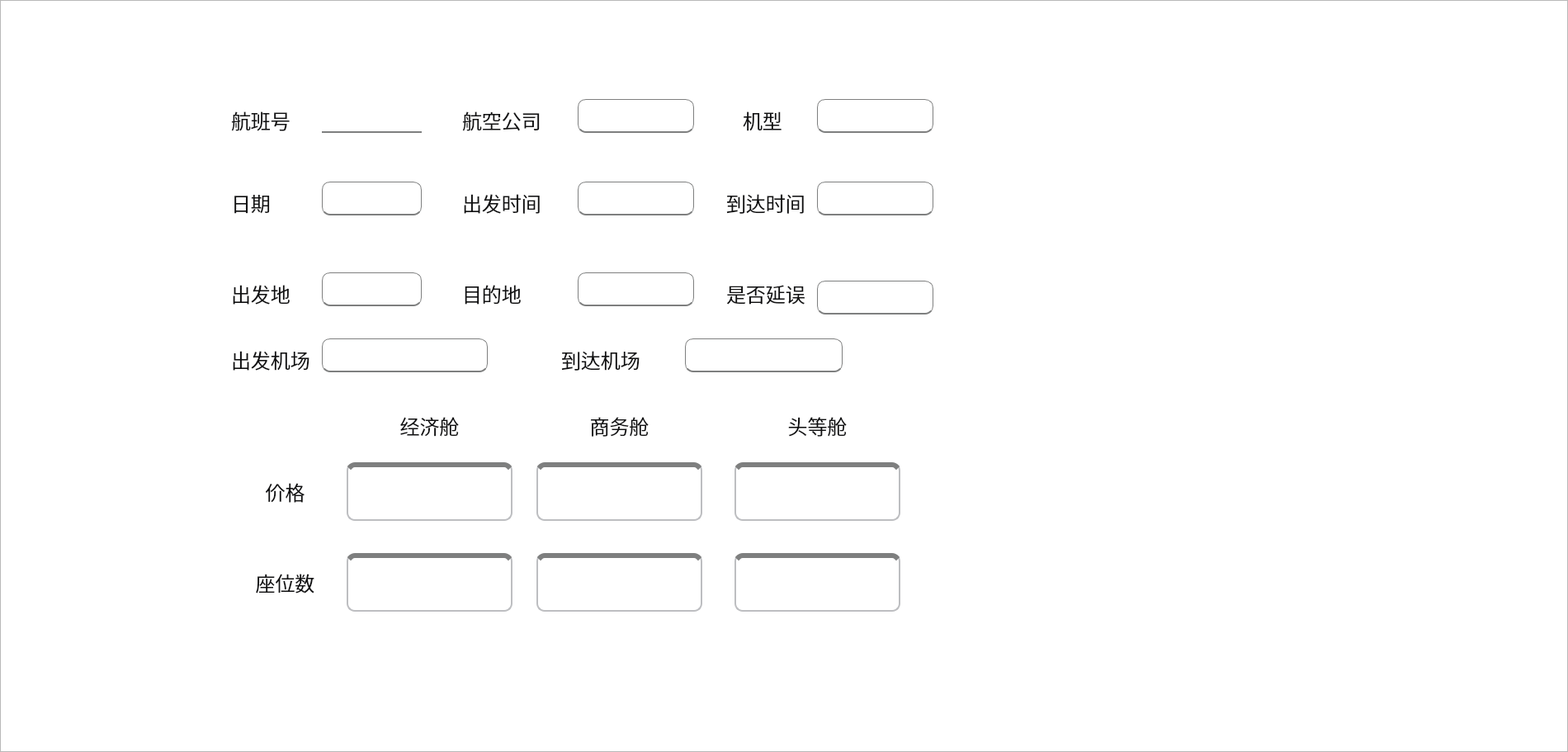
<?xml version="1.0" encoding="UTF-8"?>
<ui version="4.0">
 <class>flight_chaninfo</class>
 <widget class="QWidget" name="flight_chaninfo">
  <property name="geometry">
   <rect>
    <x>0</x>
    <y>0</y>
    <width>1900</width>
    <height>911</height>
   </rect>
  </property>
  <property name="windowTitle">
   <string>Form</string>
  </property>
  <property name="styleSheet">
   <string notr="true">/* QLineEdit 样式 */
QLineEdit {
    color: #101011;
    background-color: white;
    font-size: 24px; /* 提高字体大小 */
    border: 1px solid #7E7F7F; /* 设置边框颜色和粗细 */
    border-radius: 10px; /* 圆角边框 */
    font-family: &quot;Microsoft YaHei&quot;;
    padding: 5px; /* 增加内边距 */
}
</string>
  </property>
  <widget class="QLineEdit" name="ecoCapacity">
   <property name="geometry">
    <rect>
     <x>420</x>
     <y>670</y>
     <width>201</width>
     <height>71</height>
    </rect>
   </property>
   <property name="styleSheet">
    <string notr="true">QLineEdit {
    font-family: &quot;SimSun&quot;;
    font-size: 22px;
    color: #101011;
	background-color: #FFFFFF;
border: 2px solid #BDBEC1; /* 边框 */
	border-top: 6px solid #7E7F7F;

}</string>
   </property>
   <property name="text">
    <string/>
   </property>
  </widget>
  <widget class="QLineEdit" name="arrivalAirport">
   <property name="geometry">
    <rect>
     <x>830</x>
     <y>410</y>
     <width>191</width>
     <height>41</height>
    </rect>
   </property>
   <property name="styleSheet">
    <string notr="true">QLineEdit {
    font-family: &quot;SimSun&quot;;
    font-size: 22px;
    color: #101011;
	background-color: #FFFFFF;
	border-bottom: 2px solid #7E7F7F;

}</string>
   </property>
   <property name="text">
    <string/>
   </property>
  </widget>
  <widget class="QLineEdit" name="ecoPrice">
   <property name="geometry">
    <rect>
     <x>420</x>
     <y>560</y>
     <width>201</width>
     <height>71</height>
    </rect>
   </property>
   <property name="styleSheet">
    <string notr="true">QLineEdit {
    font-family: &quot;SimSun&quot;;
    font-size: 22px;
    color: #101011;
	background-color: #FFFFFF;
border: 2px solid #BDBEC1; /* 边框 */
	border-top: 6px solid #7E7F7F;

}</string>
   </property>
   <property name="text">
    <string/>
   </property>
   <property name="frame">
    <bool>true</bool>
   </property>
  </widget>
  <widget class="QLabel" name="label_25">
   <property name="geometry">
    <rect>
     <x>290</x>
     <y>690</y>
     <width>111</width>
     <height>31</height>
    </rect>
   </property>
   <property name="styleSheet">
    <string notr="true">QLabel {
    font-family: &quot;Microsoft YaHei&quot;;
    font-size: 24px;
    color: #101011;
	background-color: #FFFFFF;
}</string>
   </property>
   <property name="text">
    <string>座位数</string>
   </property>
   <property name="alignment">
    <set>Qt::AlignCenter</set>
   </property>
  </widget>
  <widget class="QLineEdit" name="deparureAirport">
   <property name="geometry">
    <rect>
     <x>390</x>
     <y>410</y>
     <width>201</width>
     <height>41</height>
    </rect>
   </property>
   <property name="styleSheet">
    <string notr="true">QLineEdit {
    font-family: &quot;SimSun&quot;;
    font-size: 22px;
    color: #101011;
	background-color: #FFFFFF;
	border-bottom: 2px solid #7E7F7F;

}</string>
   </property>
   <property name="text">
    <string/>
   </property>
  </widget>
  <widget class="QLabel" name="label_14">
   <property name="geometry">
    <rect>
     <x>280</x>
     <y>130</y>
     <width>81</width>
     <height>31</height>
    </rect>
   </property>
   <property name="styleSheet">
    <string notr="true">QLabel {
    font-family: &quot;Microsoft YaHei&quot;;
    font-size: 24px;
    color: #101011;
	background-color: #FFFFFF;
}</string>
   </property>
   <property name="text">
    <string>航班号</string>
   </property>
  </widget>
  <widget class="QLineEdit" name="busPrice">
   <property name="geometry">
    <rect>
     <x>650</x>
     <y>560</y>
     <width>201</width>
     <height>71</height>
    </rect>
   </property>
   <property name="styleSheet">
    <string notr="true">QLineEdit {
    font-family: &quot;SimSun&quot;;
    font-size: 22px;
    color: #101011;
	background-color: #FFFFFF;
border: 2px solid #BDBEC1; /* 边框 */
	border-top: 6px solid #7E7F7F;

}</string>
   </property>
   <property name="text">
    <string/>
   </property>
  </widget>
  <widget class="QLineEdit" name="arrivalCity">
   <property name="geometry">
    <rect>
     <x>700</x>
     <y>330</y>
     <width>141</width>
     <height>41</height>
    </rect>
   </property>
   <property name="styleSheet">
    <string notr="true">QLineEdit {
    font-family: &quot;SimSun&quot;;
    font-size: 22px;
    color: #101011;
	background-color: #FFFFFF;
	border-bottom: 2px solid #7E7F7F;

}</string>
   </property>
   <property name="text">
    <string/>
   </property>
  </widget>
  <widget class="QLabel" name="label_18">
   <property name="geometry">
    <rect>
     <x>880</x>
     <y>340</y>
     <width>101</width>
     <height>31</height>
    </rect>
   </property>
   <property name="styleSheet">
    <string notr="true">QLabel {
    font-family: &quot;Microsoft YaHei&quot;;
    font-size: 24px;
    color: #101011;
	background-color: #FFFFFF;
}</string>
   </property>
   <property name="text">
    <string>是否延误</string>
   </property>
  </widget>
  <widget class="QLineEdit" name="busCapacity">
   <property name="geometry">
    <rect>
     <x>650</x>
     <y>670</y>
     <width>201</width>
     <height>71</height>
    </rect>
   </property>
   <property name="styleSheet">
    <string notr="true">QLineEdit {
    font-family: &quot;SimSun&quot;;
    font-size: 22px;
    color: #101011;
	background-color: #FFFFFF;
border: 2px solid #BDBEC1; /* 边框 */
	border-top: 6px solid #7E7F7F;

}</string>
   </property>
   <property name="text">
    <string/>
   </property>
  </widget>
  <widget class="QLabel" name="label_16">
   <property name="geometry">
    <rect>
     <x>560</x>
     <y>340</y>
     <width>101</width>
     <height>31</height>
    </rect>
   </property>
   <property name="styleSheet">
    <string notr="true">QLabel {
    font-family: &quot;Microsoft YaHei&quot;;
    font-size: 24px;
    color: #101011;
	background-color: #FFFFFF;
}</string>
   </property>
   <property name="text">
    <string>目的地</string>
   </property>
  </widget>
  <widget class="QLineEdit" name="arrivalTime">
   <property name="geometry">
    <rect>
     <x>990</x>
     <y>220</y>
     <width>141</width>
     <height>41</height>
    </rect>
   </property>
   <property name="styleSheet">
    <string notr="true">QLineEdit {
    font-family: &quot;SimSun&quot;;
    font-size: 22px;
    color: #101011;
	background-color: #FFFFFF;
	border-bottom: 2px solid #7E7F7F;

}</string>
   </property>
   <property name="text">
    <string/>
   </property>
  </widget>
  <widget class="QLineEdit" name="date">
   <property name="geometry">
    <rect>
     <x>390</x>
     <y>220</y>
     <width>121</width>
     <height>41</height>
    </rect>
   </property>
   <property name="styleSheet">
    <string notr="true">QLineEdit {
    font-family: &quot;SimSun&quot;;
    font-size: 22px;
    color: #101011;
	background-color: #FFFFFF;
	border-bottom: 2px solid #7E7F7F;

}</string>
   </property>
   <property name="text">
    <string/>
   </property>
  </widget>
  <widget class="QLabel" name="label_19">
   <property name="geometry">
    <rect>
     <x>680</x>
     <y>420</y>
     <width>111</width>
     <height>31</height>
    </rect>
   </property>
   <property name="styleSheet">
    <string notr="true">QLabel {
    font-family: &quot;Microsoft YaHei&quot;;
    font-size: 24px;
    color: #101011;
	background-color: #FFFFFF;
}</string>
   </property>
   <property name="text">
    <string>到达机场</string>
   </property>
  </widget>
  <widget class="QLabel" name="label_13">
   <property name="geometry">
    <rect>
     <x>560</x>
     <y>130</y>
     <width>101</width>
     <height>31</height>
    </rect>
   </property>
   <property name="styleSheet">
    <string notr="true">QLabel {
    font-family: &quot;Microsoft YaHei&quot;;
    font-size: 24px;
    color: #101011;
	background-color: #FFFFFF;
}</string>
   </property>
   <property name="text">
    <string>航空公司</string>
   </property>
  </widget>
  <widget class="QLabel" name="label_10">
   <property name="geometry">
    <rect>
     <x>560</x>
     <y>230</y>
     <width>111</width>
     <height>31</height>
    </rect>
   </property>
   <property name="styleSheet">
    <string notr="true">QLabel {
    font-family: &quot;Microsoft YaHei&quot;;
    font-size: 24px;
    color: #101011;
	background-color: #FFFFFF;
}</string>
   </property>
   <property name="text">
    <string>出发时间</string>
   </property>
  </widget>
  <widget class="QLabel" name="label_24">
   <property name="geometry">
    <rect>
     <x>290</x>
     <y>580</y>
     <width>111</width>
     <height>31</height>
    </rect>
   </property>
   <property name="styleSheet">
    <string notr="true">QLabel {
    font-family: &quot;Microsoft YaHei&quot;;
    font-size: 24px;
    color: #101011;
	background-color: #FFFFFF;
}</string>
   </property>
   <property name="text">
    <string>价格</string>
   </property>
   <property name="alignment">
    <set>Qt::AlignCenter</set>
   </property>
  </widget>
  <widget class="QLineEdit" name="headCapacity">
   <property name="geometry">
    <rect>
     <x>890</x>
     <y>670</y>
     <width>201</width>
     <height>71</height>
    </rect>
   </property>
   <property name="styleSheet">
    <string notr="true">QLineEdit {
    font-family: &quot;SimSun&quot;;
    font-size: 22px;
    color: #101011;
	background-color: #FFFFFF;
border: 2px solid #BDBEC1; /* 边框 */
	border-top: 6px solid #7E7F7F;

}</string>
   </property>
   <property name="text">
    <string/>
   </property>
  </widget>
  <widget class="QLabel" name="label_20">
   <property name="geometry">
    <rect>
     <x>280</x>
     <y>420</y>
     <width>101</width>
     <height>31</height>
    </rect>
   </property>
   <property name="styleSheet">
    <string notr="true">QLabel {
    font-family: &quot;Microsoft YaHei&quot;;
    font-size: 24px;
    color: #101011;
	background-color: #FFFFFF;
}</string>
   </property>
   <property name="text">
    <string>出发机场</string>
   </property>
  </widget>
  <widget class="QPushButton" name="add">
   <property name="geometry">
    <rect>
     <x>1020</x>
     <y>50</y>
     <width>141</width>
     <height>41</height>
    </rect>
   </property>
   <property name="styleSheet">
    <string notr="true">QPushButton {
    font-family: &quot;Microsoft YaHei&quot;;
    font-size: 28px;
    color: white;
    background: qlineargradient(x1:0, y1:0, x2:1, y2:0,
                  stop:0 #FDC245, stop:1 #FB9E23);
border-radius: 10px;

}
QPushButton:hover {
background-color:#FAC85C;
}</string>
   </property>
   <property name="text">
    <string>修改</string>
   </property>
  </widget>
  <widget class="QLabel" name="label_12">
   <property name="geometry">
    <rect>
     <x>900</x>
     <y>130</y>
     <width>61</width>
     <height>31</height>
    </rect>
   </property>
   <property name="styleSheet">
    <string notr="true">QLabel {
    font-family: &quot;Microsoft YaHei&quot;;
    font-size: 24px;
    color: #101011;
	background-color: #FFFFFF;
}</string>
   </property>
   <property name="text">
    <string>机型</string>
   </property>
  </widget>
  <widget class="QLabel" name="label_17">
   <property name="geometry">
    <rect>
     <x>280</x>
     <y>340</y>
     <width>81</width>
     <height>31</height>
    </rect>
   </property>
   <property name="styleSheet">
    <string notr="true">QLabel {
    font-family: &quot;Microsoft YaHei&quot;;
    font-size: 24px;
    color: #101011;
	background-color: #FFFFFF;
}</string>
   </property>
   <property name="text">
    <string>出发地</string>
   </property>
  </widget>
  <widget class="QLineEdit" name="aircraftModel">
   <property name="geometry">
    <rect>
     <x>990</x>
     <y>120</y>
     <width>141</width>
     <height>41</height>
    </rect>
   </property>
   <property name="styleSheet">
    <string notr="true">QLineEdit {
    font-family: &quot;SimSun&quot;;
    font-size: 22px;
    color: #101011;
	background-color: #FFFFFF;
	border-bottom: 2px solid #7E7F7F;

}</string>
   </property>
   <property name="text">
    <string/>
   </property>
  </widget>
  <widget class="QLineEdit" name="airCompany">
   <property name="geometry">
    <rect>
     <x>700</x>
     <y>120</y>
     <width>141</width>
     <height>41</height>
    </rect>
   </property>
   <property name="styleSheet">
    <string notr="true">QLineEdit {
    font-family: &quot;SimSun&quot;;
    font-size: 22px;
    color: #101011;
	background-color: #FFFFFF;
	border-bottom: 2px solid #7E7F7F;

}</string>
   </property>
   <property name="text">
    <string/>
   </property>
  </widget>
  <widget class="QLineEdit" name="headPrice">
   <property name="geometry">
    <rect>
     <x>890</x>
     <y>560</y>
     <width>201</width>
     <height>71</height>
    </rect>
   </property>
   <property name="styleSheet">
    <string notr="true">QLineEdit {
    font-family: &quot;SimSun&quot;;
    font-size: 22px;
    color: #101011;
	background-color: #FFFFFF;
border: 2px solid #BDBEC1; /* 边框 */
	border-top: 6px solid #7E7F7F;

}</string>
   </property>
   <property name="text">
    <string/>
   </property>
  </widget>
  <widget class="QLineEdit" name="deparureCity">
   <property name="geometry">
    <rect>
     <x>390</x>
     <y>330</y>
     <width>121</width>
     <height>41</height>
    </rect>
   </property>
   <property name="styleSheet">
    <string notr="true">QLineEdit {
    font-family: &quot;SimSun&quot;;
    font-size: 22px;
    color: #101011;
	background-color: #FFFFFF;
	border-bottom: 2px solid #7E7F7F;

}</string>
   </property>
   <property name="text">
    <string/>
   </property>
  </widget>
  <widget class="QLabel" name="label_11">
   <property name="geometry">
    <rect>
     <x>280</x>
     <y>230</y>
     <width>61</width>
     <height>31</height>
    </rect>
   </property>
   <property name="styleSheet">
    <string notr="true">QLabel {
    font-family: &quot;Microsoft YaHei&quot;;
    font-size: 24px;
    color: #101011;
	background-color: #FFFFFF;
}</string>
   </property>
   <property name="text">
    <string>日期</string>
   </property>
  </widget>
  <widget class="QLabel" name="label_22">
   <property name="geometry">
    <rect>
     <x>650</x>
     <y>500</y>
     <width>201</width>
     <height>31</height>
    </rect>
   </property>
   <property name="styleSheet">
    <string notr="true">QLabel {
    font-family: &quot;Microsoft YaHei&quot;;
    font-size: 24px;
    color: #101011;
	background-color: #FFFFFF;
}</string>
   </property>
   <property name="text">
    <string>商务舱</string>
   </property>
   <property name="alignment">
    <set>Qt::AlignCenter</set>
   </property>
  </widget>
  <widget class="QListView" name="listView">
   <property name="geometry">
    <rect>
     <x>0</x>
     <y>0</y>
     <width>1900</width>
     <height>911</height>
    </rect>
   </property>
   <property name="styleSheet">
    <string notr="true">/* QLineEdit 样式 */
QLineEdit {
    color: #101011;
    background-color: white;
    font-size: 24px; /* 提高字体大小 */
    border: 1px solid #7E7F7F; /* 设置边框颜色和粗细 */
    border-radius: 10px; /* 圆角边框 */
    font-family: &quot;Microsoft YaHei&quot;;
    padding: 5px; /* 增加内边距 */
}
</string>
   </property>
  </widget>
  <widget class="QLabel" name="label_9">
   <property name="geometry">
    <rect>
     <x>880</x>
     <y>230</y>
     <width>101</width>
     <height>31</height>
    </rect>
   </property>
   <property name="styleSheet">
    <string notr="true">QLabel {
    font-family: &quot;Microsoft YaHei&quot;;
    font-size: 24px;
    color: #101011;
	background-color: #FFFFFF;
}</string>
   </property>
   <property name="text">
    <string>到达时间</string>
   </property>
  </widget>
  <widget class="QLineEdit" name="isDelayed">
   <property name="geometry">
    <rect>
     <x>990</x>
     <y>340</y>
     <width>141</width>
     <height>41</height>
    </rect>
   </property>
   <property name="styleSheet">
    <string notr="true">QLineEdit {
    font-family: &quot;SimSun&quot;;
    font-size: 22px;
    color: #101011;
	background-color: #FFFFFF;
	border-bottom: 2px solid #7E7F7F;

}</string>
   </property>
   <property name="text">
    <string/>
   </property>
  </widget>
  <widget class="QLabel" name="label_21">
   <property name="geometry">
    <rect>
     <x>420</x>
     <y>500</y>
     <width>201</width>
     <height>31</height>
    </rect>
   </property>
   <property name="styleSheet">
    <string notr="true">QLabel {
    font-family: &quot;Microsoft YaHei&quot;;
    font-size: 24px;
    color: #101011;
	background-color: #FFFFFF;
}</string>
   </property>
   <property name="text">
    <string>经济舱</string>
   </property>
   <property name="alignment">
    <set>Qt::AlignCenter</set>
   </property>
  </widget>
  <widget class="QLabel" name="label_23">
   <property name="geometry">
    <rect>
     <x>890</x>
     <y>500</y>
     <width>201</width>
     <height>31</height>
    </rect>
   </property>
   <property name="styleSheet">
    <string notr="true">QLabel {
    font-family: &quot;Microsoft YaHei&quot;;
    font-size: 24px;
    color: #101011;
	background-color: #FFFFFF;
}</string>
   </property>
   <property name="text">
    <string>头等舱</string>
   </property>
   <property name="alignment">
    <set>Qt::AlignCenter</set>
   </property>
  </widget>
  <widget class="QLineEdit" name="deparureTime">
   <property name="geometry">
    <rect>
     <x>700</x>
     <y>220</y>
     <width>141</width>
     <height>41</height>
    </rect>
   </property>
   <property name="styleSheet">
    <string notr="true">QLineEdit {
    font-family: &quot;SimSun&quot;;
    font-size: 22px;
    color: #101011;
	background-color: #FFFFFF;
	border-bottom: 2px solid #7E7F7F;

}</string>
   </property>
   <property name="text">
    <string/>
   </property>
  </widget>
  <widget class="QLabel" name="flightNumber">
   <property name="geometry">
    <rect>
     <x>390</x>
     <y>120</y>
     <width>121</width>
     <height>41</height>
    </rect>
   </property>
   <property name="styleSheet">
    <string notr="true">QLabel {
    font-family: &quot;SimSun&quot;;
    font-size: 22px;
    color: #101011;
	background-color: #FFFFFF;
	border-bottom: 2px solid #7E7F7F;

}</string>
   </property>
   <property name="text">
    <string/>
   </property>
  </widget>
  <zorder>listView</zorder>
  <zorder>ecoCapacity</zorder>
  <zorder>arrivalAirport</zorder>
  <zorder>ecoPrice</zorder>
  <zorder>label_25</zorder>
  <zorder>deparureAirport</zorder>
  <zorder>label_14</zorder>
  <zorder>busPrice</zorder>
  <zorder>arrivalCity</zorder>
  <zorder>label_18</zorder>
  <zorder>busCapacity</zorder>
  <zorder>label_16</zorder>
  <zorder>arrivalTime</zorder>
  <zorder>date</zorder>
  <zorder>label_19</zorder>
  <zorder>label_13</zorder>
  <zorder>label_10</zorder>
  <zorder>label_24</zorder>
  <zorder>headCapacity</zorder>
  <zorder>label_20</zorder>
  <zorder>add</zorder>
  <zorder>label_12</zorder>
  <zorder>label_17</zorder>
  <zorder>aircraftModel</zorder>
  <zorder>airCompany</zorder>
  <zorder>headPrice</zorder>
  <zorder>deparureCity</zorder>
  <zorder>label_11</zorder>
  <zorder>label_22</zorder>
  <zorder>label_9</zorder>
  <zorder>isDelayed</zorder>
  <zorder>label_21</zorder>
  <zorder>label_23</zorder>
  <zorder>deparureTime</zorder>
  <zorder>flightNumber</zorder>
 </widget>
 <resources/>
 <connections/>
</ui>
